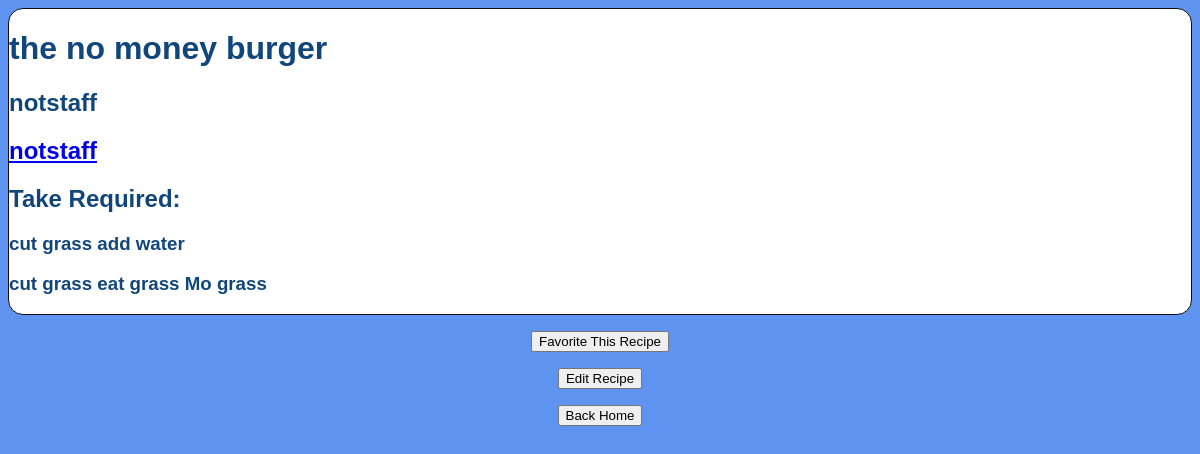
The app's page /recipes/6/ (signed in) with its own data.
### recipe/models.py (models this page shows, shortened)
class RecipeItem(models.Model):
    title = models.CharField(max_length=50)
    author = models.ForeignKey(Author, on_delete=models.CASCADE)
    description = models.TextField()
    date = models.DateTimeField(default=timezone.now)
    time = models.CharField(max_length=30)
    instructions = models.TextField()

class Author(models.Model):
    user = models.OneToOneField(to=User, on_delete=models.CASCADE, default=None)
    name = models.CharField(max_length=50, default=None)
    bio = models.TextField()
    favorite = models.ManyToManyField(
        'RecipeItem',
        related_name='favorite',
        default = None,
        blank=True,
        symmetrical=False
        )
    def __str__(self):
        return self.name

### recipe/views.py (the view)
# urls.py: path('recipes/<int:id>/', views.recipe_details, name="recipe_details"),
def recipe_details(request, id):
    recipe = RecipeItem.objects.get(id=id)
    if request.user.is_authenticated:
        current_author = request.user.author.favorite.all()
        return render(request, "recipe_details.html", {"recipe": recipe, "current_author": current_author})
    return render(request, "recipe_details.html", {"recipe": recipe})

### recipe/templates/recipe_details.html
{% load static %}
<head>
    <link rel="stylesheet" type="text/css" href="{% static 'css/index.css' %}">
</head>
<div class="card">
    <h1>{{ recipe.title }}</h1>
    <h2>{{ recipe.author }}</h2>
    <h2><a href="{% url 'author_details' id=recipe.id %}"> {{ recipe.author }}</a></h2>
    <h2>Take Required: {{ recipe.time }}</h2>
    <h3>{{ recipe.description }}</h3>
    <h3>{{ recipe.instructions }}</h3>
</div>
{% if request.user.is_authenticated %}
    <p>
        {% if recipe not in current_author %}
            <a href={% url 'favorite_add' id=recipe.id %}><button>Favorite This Recipe</button></a>
                {% else %}
            <a href={% url 'favorite_remove' id=recipe.id %}><button>Remove Favorite</button></a>
        {% endif %}
    </p>
{% endif %}
{% if request.user == recipe.author.user or request.user.is_superuser %}
    <p><a href={% url 'recipe_edit' id=recipe.id %}><button>Edit Recipe</button></a></p>
{% endif %}
<p>
  <a href="{% url 'homepage' %}"><button>Back Home</button></a>
</p>

### recipe/static/css/index.css (style rules this page uses)
.card { border: 1px solid #0c0c0c; border-top-left-radius: 15px; border-top-right-radius: 15px; border-bottom-right-radius: 15px; border-bottom-left-radius: 15px; background-color: white; text-align: left; color: rgb(17, 70, 123) }

### records on screen
RecipeItem: title "the no money burger", author "notstaff", description "cut grass add water", instructions "cut grass eat grass Mo grass"
